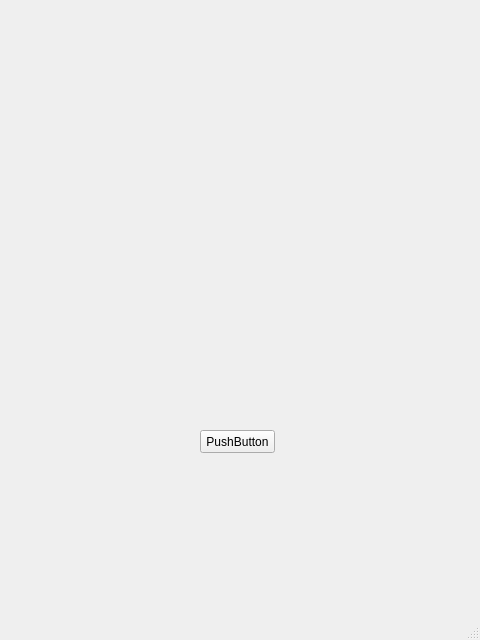
<?xml version="1.0" encoding="UTF-8"?>
<ui version="4.0">
 <class>MainWindow</class>
 <widget class="QMainWindow" name="MainWindow">
  <property name="geometry">
   <rect>
    <x>0</x>
    <y>0</y>
    <width>480</width>
    <height>640</height>
   </rect>
  </property>
  <property name="windowTitle">
   <string>MainWindow</string>
  </property>
  <widget class="QWidget" name="centralwidget">
   <widget class="QPushButton" name="pushButton">
    <property name="geometry">
     <rect>
      <x>200</x>
      <y>430</y>
      <width>75</width>
      <height>23</height>
     </rect>
    </property>
    <property name="text">
     <string>PushButton</string>
    </property>
   </widget>
  </widget>
  <widget class="QMenuBar" name="menubar">
   <property name="geometry">
    <rect>
     <x>0</x>
     <y>0</y>
     <width>480</width>
     <height>21</height>
    </rect>
   </property>
  </widget>
  <widget class="QStatusBar" name="statusbar"/>
 </widget>
 <resources/>
 <connections/>
</ui>
